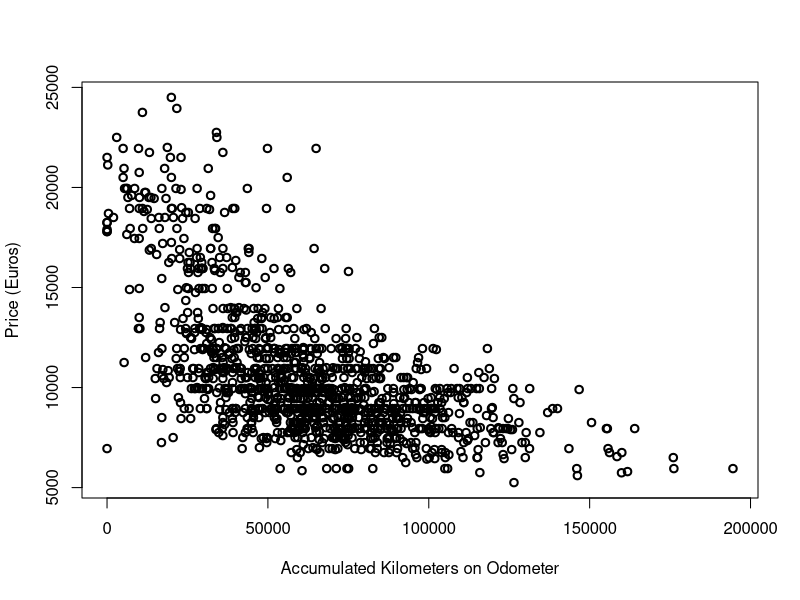
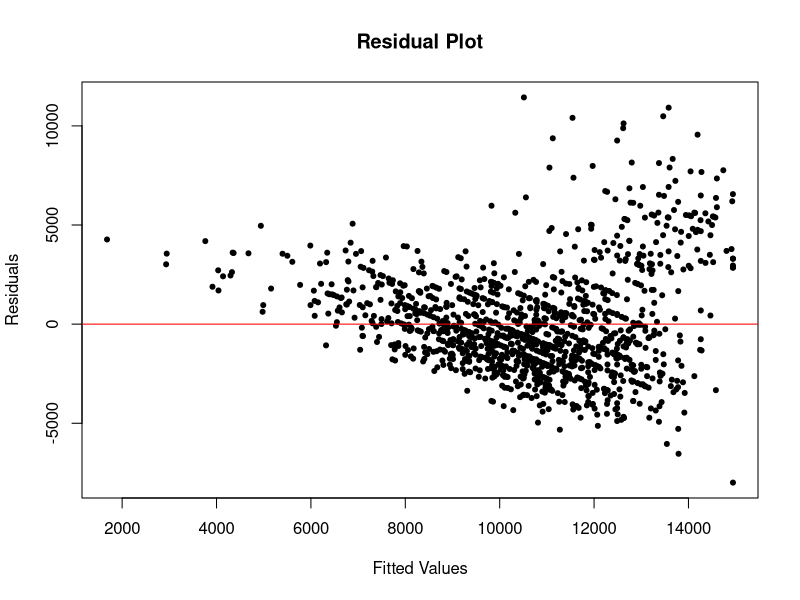
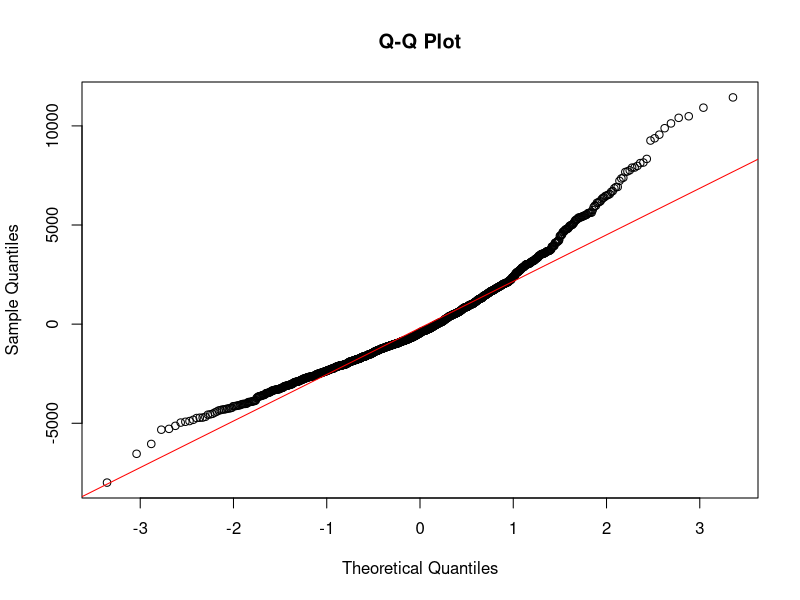
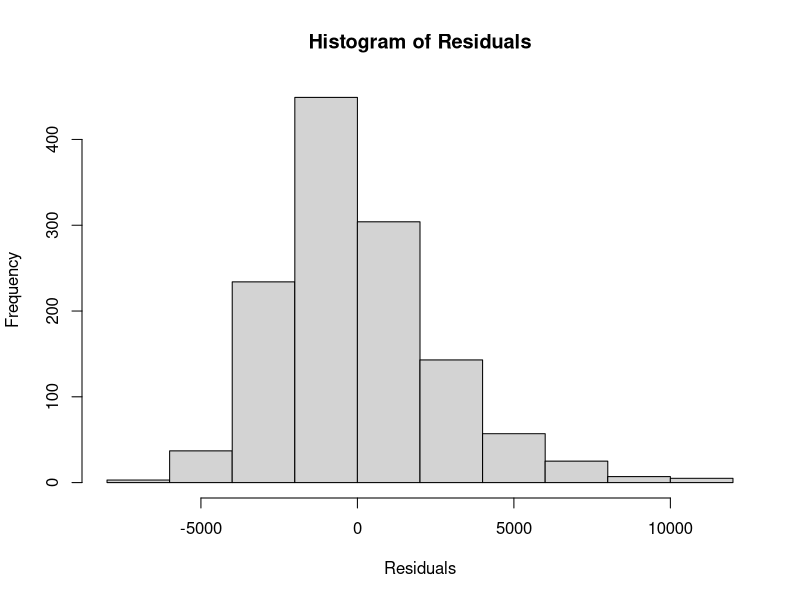

Source code (R) for these figures, in order:
# Read in the car sales data
data <- read.csv("UsedCars.csv", sep = ",", header = TRUE)

# Fit a simple linear regression model
model_1 <- lm(Price ~ KM, data = data)

# Create and save scatter plot of Price vs KM
png("scatter_plot_price_vs_km.png", width = 800, height = 600)
plot(data$KM, data$Price, xlab = "Accumulated Kilometers on Odometer", ylab = "Price (Euros)", pty = 2, lwd = 2)
dev.off()

# Calculate and print the correlation coefficient between Price and KM
correlation_coefficient <- cor(data$Price, data$KM)
print(correlation_coefficient)

# Print summary of the linear regression model
print(summary(model_1))

# Find and print a 95% confidence interval for the slope coefficient
confint(model_1, level = 0.95)

# Create and save the residual plot
png("residual_plot.png", width = 800, height = 600)
plot(model_1$fitted.values, model_1$residuals, xlab="Fitted Values", ylab="Residuals", main="Residual Plot", pch = 20)
abline(h = 0, col = "red")
dev.off()

# Load library for Q-Q plot
library(car)

# Create and save the Q-Q plot
png("qq_plot.png", width = 800, height = 600)
qqnorm(model_1$residuals, main = "Q-Q Plot")
qqline(model_1$residuals, col = "red")
dev.off()

# Create and save the histogram of residuals
png("histogram_of_residuals.png", width = 800, height = 600)
hist(model_1$residuals, main = "Histogram of Residuals", xlab = "Residuals")
dev.off()

# Part C: ANOVA - Comparing Full and Reduced Models

# Define full and reduced models
model_full <- lm(Price ~ Age + KM + HP + Metallic + Automatic + CC + Doors + Gears + Weight, data = data)
model_reduced <- lm(Price ~ Age + KM + HP + Automatic + Gears + Weight, data = data)

# Summaries of the full and reduced models
summary_full <- summary(model_full)
summary_reduced <- summary(model_reduced)

# Retrieve and print R-squared and Adjusted R-squared values
rsquared_full <- summary_full$r.squared
adjusted_rsquared_full <- summary_full$adj.r.squared
rsquared_reduced <- summary_reduced$r.squared
adjusted_rsquared_reduced <- summary_reduced$adj.r.squared

cat("R-squared (R²):\n")
cat("  Full Model:", rsquared_full, "\n")
cat("  Reduced Model:", rsquared_reduced, "\n")
cat("Adjusted R-squared (Adjusted R²):\n")
cat("  Full Model:", adjusted_rsquared_full, "\n")
cat("  Reduced Model:", adjusted_rsquared_reduced, "\n")

# Prediction using both models
new_data <- data.frame(Age = 1, KM = 1, HP = 192, Metallic = 1, Automatic = 1, CC = 1, Doors = 1, Gears = 1, Weight = 1)
prediction_full <- predict(model_full, newdata = new_data, interval = "prediction", level = 0.95)
prediction_reduced <- predict(model_reduced, newdata = new_data, interval = "prediction", level = 0.95)

# Print the predictions from both models
print(prediction_full)
print(prediction_reduced)
